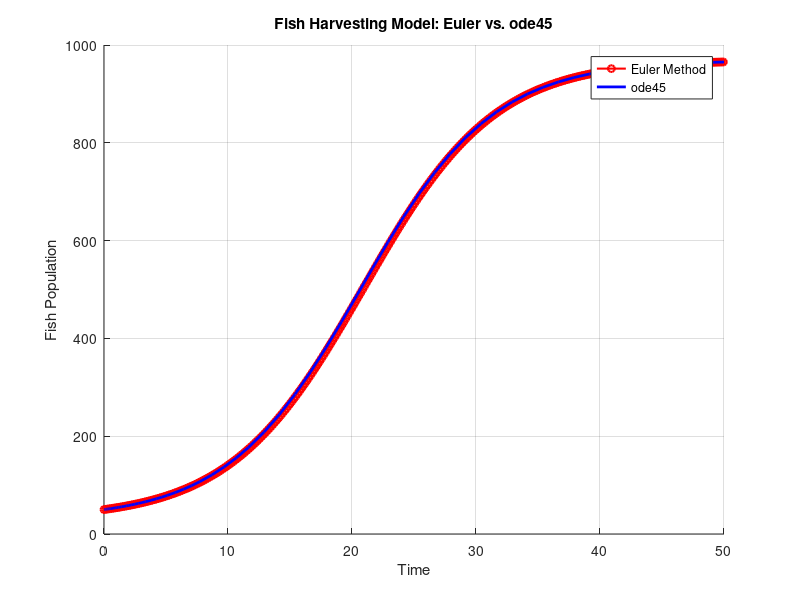

Source code (MATLAB):
clc; clear; close all;

%% Parameters
r = 0.2;          % Growth rate
K = 1000;          % Carrying capacity
h = 6;            % Harvesting rate (chosen to cause population drop)
t0 = 0;           % Initial time (not zero)
P0 = 50;          % Initial fish population
tf = 50;          % Final time
h_step = 0.15;     % Step size for Euler's method

%% Euler's Method
t_euler = t0:h_step:tf;  % Time vector
P_euler = zeros(size(t_euler));
P_euler(1) = P0; % Initial condition

% Euler Iteration
for i = 2:length(t_euler)
    dPdt = r * P_euler(i-1) * (1 - P_euler(i-1) / K) - h;
    P_euler(i) = P_euler(i-1) + h_step * dPdt;
    
    % Ensure population does not go negative
    if P_euler(i) < 0
        P_euler(i) = 0;
        break;
    end
end

%% Using ode45
% Define the function for ode45
fish_harvesting = @(t, P) r * P * (1 - P / K) - h;
tspan = [t0 tf];

% Solve ODE using ode45
[t_ode, P_ode] = ode45(fish_harvesting, tspan, P0);

%% Plot Results
figure;
hold on;
plot(t_euler, P_euler, 'ro-', 'LineWidth', 1.5, 'MarkerSize', 5);
plot(t_ode, P_ode, 'b-', 'LineWidth', 2);
xlabel('Time');
ylabel('Fish Population');
title('Fish Harvesting Model: Euler vs. ode45');
legend('Euler Method', 'ode45');
grid on;
hold off;
